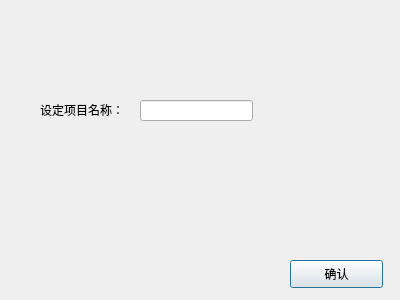
<?xml version="1.0" encoding="UTF-8"?>
<ui version="4.0">
 <class>Dialog</class>
 <widget class="QDialog" name="Dialog">
  <property name="geometry">
   <rect>
    <x>0</x>
    <y>0</y>
    <width>400</width>
    <height>300</height>
   </rect>
  </property>
  <property name="windowTitle">
   <string>Dialog</string>
  </property>
  <widget class="QLabel" name="label">
   <property name="geometry">
    <rect>
     <x>40</x>
     <y>100</y>
     <width>101</width>
     <height>20</height>
    </rect>
   </property>
   <property name="text">
    <string>设定项目名称：</string>
   </property>
  </widget>
  <widget class="QLineEdit" name="lineEdit">
   <property name="geometry">
    <rect>
     <x>140</x>
     <y>100</y>
     <width>113</width>
     <height>21</height>
    </rect>
   </property>
  </widget>
  <widget class="QLabel" name="label_2">
   <property name="geometry">
    <rect>
     <x>40</x>
     <y>130</y>
     <width>331</width>
     <height>20</height>
    </rect>
   </property>
   <property name="text">
    <string/>
   </property>
  </widget>
  <widget class="QPushButton" name="pushButton">
   <property name="geometry">
    <rect>
     <x>290</x>
     <y>260</y>
     <width>93</width>
     <height>28</height>
    </rect>
   </property>
   <property name="text">
    <string>确认</string>
   </property>
  </widget>
 </widget>
 <resources/>
 <connections/>
</ui>
